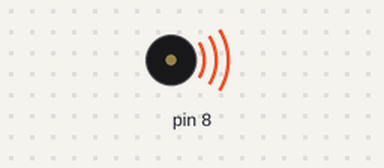
Recording of a sketch running on a simulated Arduino Uno, built with avr-gcc and run on an emulated ATmega328P. Shown: buzzer (waves = sounding).

Above: at 0.7 s.
At 1.1 s:
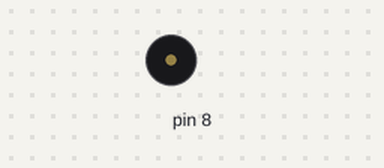
Timing chart, 0 to 2.6 s (numbered marks = the images above):
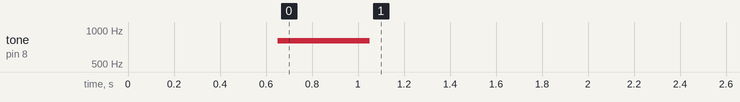

The sketch:

Act.6.ino
```cpp
void setup()
{
Serial.begin(9600);
delay(650);
tone(8,800);
delay(400);
noTone(8);
}
void loop()
{

}
```
